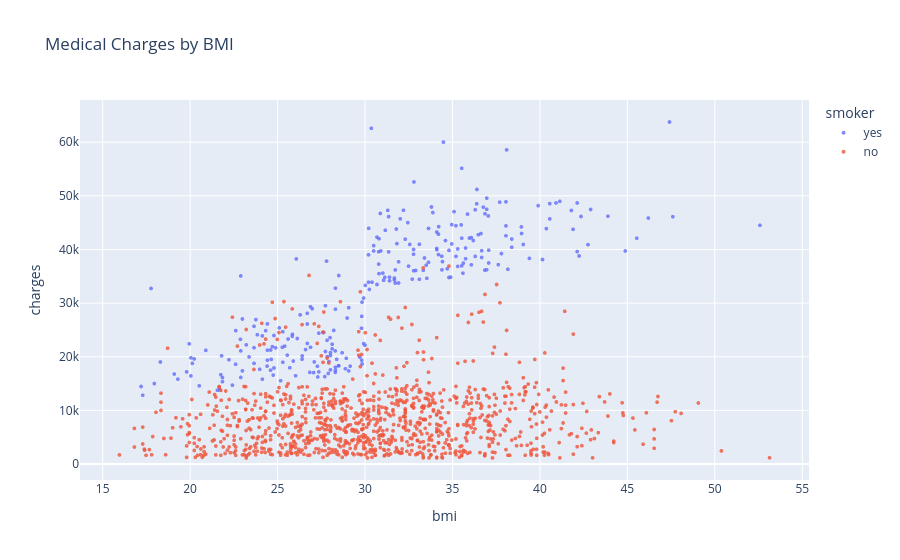

This figure's notebook cell:
### Markdown cell above
# 📊 Observations – Age vs Charges Scatter Plot

- **General trend:** Medical charges tend to increase with age, especially after age 40, but there is wide variation at every age. Age alone is not a reliable predictor of charges.  
- **Cluster 1 (largest):** Primarily **healthy non‑smokers**, with relatively low charges (mostly under $10,000).  
- **Cluster 2 (mixed):** Contains both smokers and non‑smokers. Likely represents two overlapping groups:  
  - Non‑smokers with medical issues.  
  - Smokers without major medical issues.  
- **Cluster 3 (exclusive smokers):** Consists entirely of smokers with **major medical issues**, often incurring charges above $30,000.  
- **Smoker effect:** Across all ages, smokers consistently show higher charges than non‑smokers, reinforcing smoking status as a dominant cost driver.  
___ 
# 📊 BMI vs Charges

### 🔹 Task
Visualize the relationship between **BMI (Body Mass Index)** and **medical charges**.  
Each point represents one customer.  
Color points by **smoker status** ("yes"/"no") to highlight differences.

### Code cell
fig = px.scatter(medical_df , x='bmi' , y='charges', color='smoker' , hover_data=['sex'],opacity=0.8, title = 'Medical Charges by BMI')
fig.update_traces(marker_size = 4)
fig.show()

### Figure 1 — Plotly figure (JSON) as saved in the notebook; plotly's stock layout.template omitted (floating-point values rounded to 4 significant figures; data arrays with more than 128 entries replaced by an {"elided": "..."} marker saying what was removed)
{"data": [{"customdata": {"elided": "274x1 str values"}, "hovertemplate": "smoker=yes<br>bmi=%{x}<br>charges=%{y}<br>sex=%{customdata[0]}<extra></extra>", "legendgroup": "yes", "marker": {"color": "#636efa", "opacity": 0.8, "size": 4, "symbol": "circle"}, "mode": "markers", "name": "yes", "showlegend": true, "type": "scattergl", "x": {"elided": "274 float values"}, "xaxis": "x", "y": {"elided": "274 float values"}, "yaxis": "y"}, {"customdata": {"elided": "1064x1 str values"}, "hovertemplate": "smoker=no<br>bmi=%{x}<br>charges=%{y}<br>sex=%{customdata[0]}<extra></extra>", "legendgroup": "no", "marker": {"color": "#EF553B", "opacity": 0.8, "size": 4, "symbol": "circle"}, "mode": "markers", "name": "no", "showlegend": true, "type": "scattergl", "x": {"elided": "1064 float values"}, "xaxis": "x", "y": {"elided": "1064 float values"}, "yaxis": "y"}], "layout": {"legend": {"title": {"text": "smoker"}, "tracegroupgap": 0}, "title": {"text": "Medical Charges by BMI"}, "xaxis": {"anchor": "y", "domain": [0, 1], "title": {"text": "bmi"}}, "yaxis": {"anchor": "x", "domain": [0, 1], "title": {"text": "charges"}}}}
